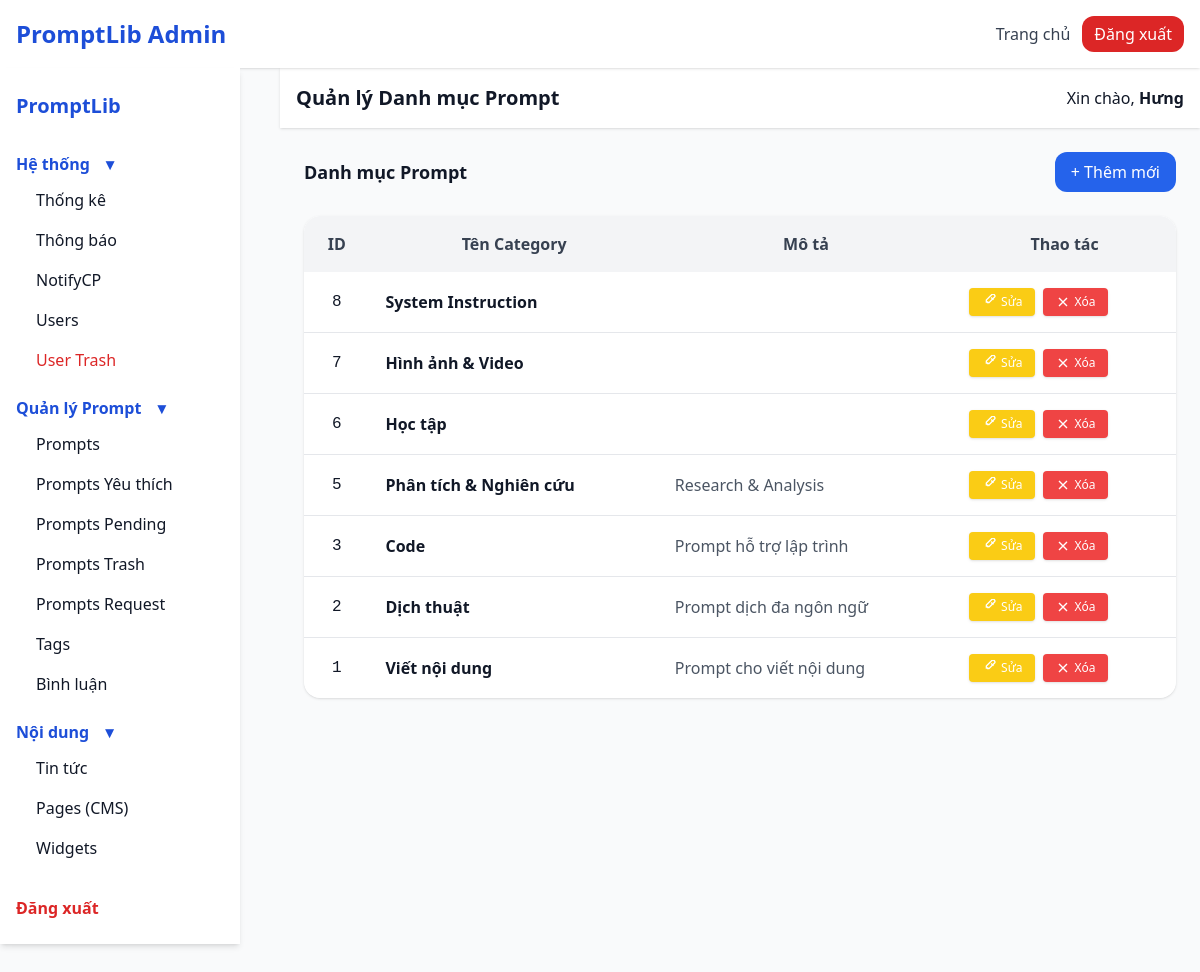
Screenshot of /admin/categories.php (signed in) with the database file from the repository.
### tables this page shows
CREATE TABLE `categories` (
  `id` int(11) NOT NULL,
  `name` varchar(100) DEFAULT NULL,
  `description` text DEFAULT NULL
);

### admin/categories.php (the view, shortened to what this page needs)
<?php
require_once '../includes/loader.php';
$categories = $pdo->query("SELECT * FROM categories ORDER BY id DESC")->fetchAll(PDO::FETCH_ASSOC);
include 'layout.php';
?>
<div class="flex items-center justify-between mb-6">
    <h2 class="text-lg font-bold">Danh mục Prompt</h2>
    <button onclick="openCategoryModal()" class="bg-blue-600 text-white px-4 py-2 rounded-xl">+ Thêm mới</button>
</div>
<div class="overflow-x-auto rounded-2xl shadow mt-4">
<table class="min-w-full bg-white rounded-2xl overflow-hidden">
  <thead class="bg-gray-100">
    <tr>
      <th class="p-4 font-semibold text-gray-700 text-base">ID</th>
      <th class="p-4 font-semibold text-gray-700 text-base">Tên Category</th>
      <th class="p-4 font-semibold text-gray-700 text-base">Mô tả</th>
      <th class="p-4 font-semibold text-gray-700 text-base">Thao tác</th>
    </tr>
  </thead>
  <tbody>
    <?php foreach ($categories as $cat): ?>
    <tr class="border-b last:border-0 hover:bg-blue-50 transition-all duration-150">
      <td class="p-4 text-center font-mono"><?= $cat['id'] ?></td>
      <td class="p-4 font-semibold text-gray-900"><?= htmlspecialchars($cat['name']) ?></td>
      <td class="p-4 text-gray-600"><?= htmlspecialchars($cat['description']) ?></td>
      <td class="p-4 flex gap-2">
        <button onclick="openCategoryModal(<?= $cat['id'] ?>, '<?= htmlspecialchars(addslashes($cat['name'])) ?>', '<?= htmlspecialchars(addslashes($cat['description'])) ?>')" class="flex items-center gap-1 bg-yellow-400 hover:bg-yellow-500 text-white px-3 py-1.5 rounded shadow text-xs transition">
            <svg class="w-4 h-4" fill="none" stroke="currentColor" viewBox="0 0 24 24"><path stroke-width="2" d="M15.232 5.232l3.536 3.536M9 13h3l8-8a2.828 2.828 0 00-4-4l-8 8v3h3z"></path></svg>
            Sửa
        </button>
        <button onclick="deleteCategory(<?= $cat['id'] ?>)" class="flex items-center gap-1 bg-red-500 hover:bg-red-600 text-white px-3 py-1.5 rounded shadow text-xs transition">
            <svg class="w-4 h-4" fill="none" stroke="currentColor" viewBox="0 0 24 24"><path stroke-width="2" d="M6 18L18 6M6 6l12 12"></path></svg>
            Xóa
        </button>
      </td>
    </tr>
    <?php endforeach; ?>
  </tbody>
</table>
</div>
<?php include 'layout_end.php'; ?>

### rows the page displays
categories: id "8", name "System Instruction"
categories: id "7", name "Hình ảnh & Video"
categories: id "6", name "Học tập"
categories: id "5", name "Phân tích & Nghiên cứu", description "Research & Analysis"
categories: id "3", name "Code", description "Prompt hỗ trợ lập trình"
categories: id "2", name "Dịch thuật", description "Prompt dịch đa ngôn ngữ"
categories: id "1", name "Viết nội dung", description "Prompt cho viết nội dung"

### other values shown
$group "Hệ thống"
$item['label'] "Thống kê"
$item['label'] "Thông báo"
$item['label'] "NotifyCP"
$item['label'] "Users"
$item['label'] "User Trash"
$group "Quản lý Prompt"
$item['label'] "Prompts"
$item['label'] "Prompts Yêu thích"
$item['label'] "Prompts Pending"
$item['label'] "Prompts Trash"
$item['label'] "Prompts Request"
$item['label'] "Tags"
$item['label'] "Bình luận"
$group "Nội dung"
